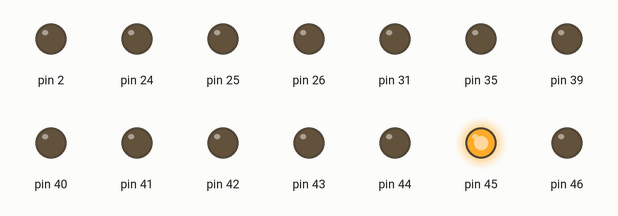
The sketch below on a simulated Arduino Mega 2560, built with avr-gcc and run on an emulated ATmega2560. On the bench: output pins drawn as LEDs (lit = HIGH). Random numbers use the default seed unless the sketch sets one.

Above: at 0.7 s.
At 2.6 s:
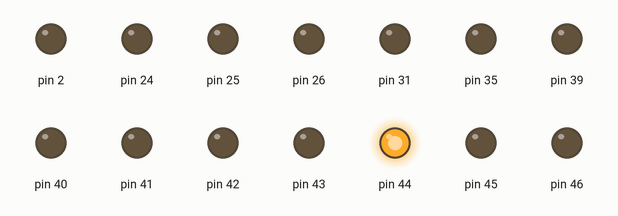
At 5.2 s:
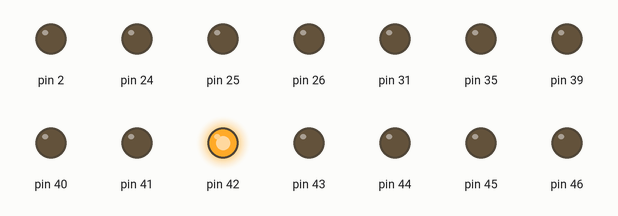
At 6.8 s:
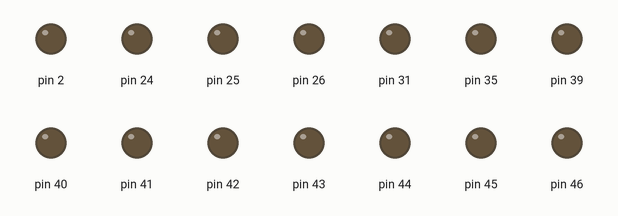
At 21.44 s:
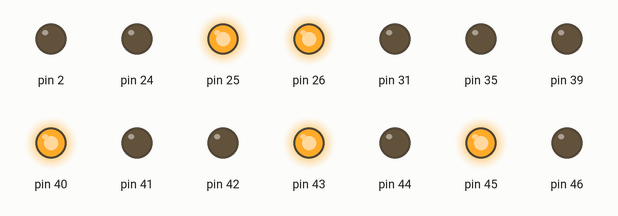
At 38.4 s:
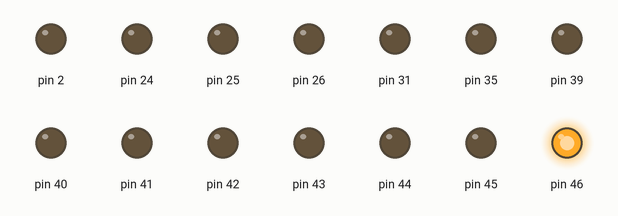
Timing chart, 0 to 40.0 s (numbered marks = the images above):
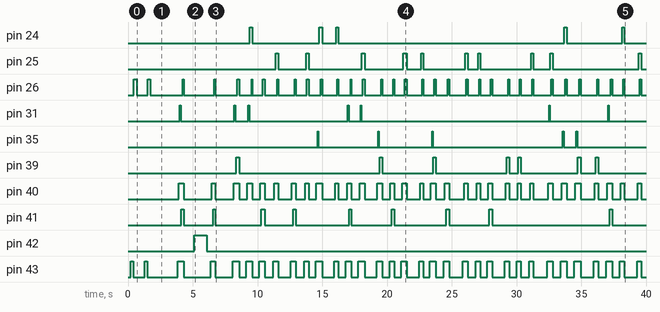

Measured:
- by itself, pin 24: LOW → HIGH at 9.4 s, → LOW 0.20 s later, → HIGH 5.2 s later, → LOW 0.23 s later, … (10 changes in this stretch)
- by itself, pin 25: LOW → HIGH at 11.4 s, → LOW 0.21 s later, → HIGH 2.2 s later, → LOW 0.21 s later, … (20 changes in this stretch)
- by itself, pin 26: LOW → HIGH at 0.46 s, → LOW 0.23 s later, → HIGH 0.83 s later, → LOW 0.22 s later, … (66 changes in this stretch)
- by itself, pin 39: LOW → HIGH at 8.3 s, → LOW 0.25 s later, → HIGH 10.8 s later, → LOW 0.22 s later, … (14 changes in this stretch)
- by itself, pin 40: LOW → HIGH at 3.9 s, → LOW 0.40 s later, → HIGH 2.2 s later, → LOW 0.27 s later, … (62 changes in this stretch)
- by itself, pin 41: LOW → HIGH at 4.1 s, → LOW 0.21 s later, → HIGH 2.3 s later, → LOW 0.18 s later, … (18 changes in this stretch)
- by itself, pin 42: LOW → HIGH at 5.1 s, → LOW 0.96 s later
- by itself, pin 43: LOW → HIGH at 0.20 s, → LOW 0.19 s later, → HIGH 0.92 s later, → LOW 0.17 s later, … (66 changes in this stretch)

The sketch:

NightLoad_Build.ino
```cpp
volatile int state = false; // 매크로 키보드의 구동 미치 정지상태를 저장하는 함수

unsigned button_millis;

void random_delay(long delay_value, int random_value)
{
  delay_value = delay_value + random(-random_value, random_value);
  if(delay_value < 0) return;
  delay(delay_value);
}

void isr()
{
  // debouncing 현상 방지, 0.2초 이내에 버튼이 눌러진 경우
  // 1회 눌러진것으로만 인식시킴
  if( (millis() - button_millis ) < 200 ) return;

  if( state == false )
  {
    state = true;
    digitalWrite(52, HIGH); // 구동중인 경우 LED ON
    digitalWrite(53, LOW);
  }
  else
  {
    state = false;
    digitalWrite(52, LOW);
    digitalWrite(53, HIGH); // 정지중인 경우 LED ON
  }

  button_millis = millis();
}

int fordom, lfordom, rfordom, rcycle, lcycle, tsp, pown, rskill, skill, meso,cycle;

void setup() {

  for(int i = 2; i<=13; i++){
    pinMode(i, OUTPUT);
  }
  for(int j = 22; j<=50; j++){
    pinMode(j, OUTPUT);
  }
  randomSeed(analogRead(0));

  pinMode(51, INPUT_PULLUP); // 버튼
  attachInterrupt(digitalPinToInterrupt(51), isr, RISING); // 버튼을 누를 경우 실행하는 한수를 지정(isr함수)


}

void loop() {
    Build_Flair();

    cycle = random(6, 9);
    for(int j = 0; j <= cycle; j++){
      Left_Down(200,20);
      for(int i = 0; i <= 2; i++){
        Jump_cs();
      }
      Left_Up(200,20);

      Right_Down(200,20);
      for(int i = 0; i <= 2; i++){
        Jump_cs();
      }
      Right_Up(200,20);
    }
}

void Build_Flair(){
    Left_Down(200,20);
    V_Down(200,30);
    V_Up(50,20);
    Z_Down(200,30);
    Z_Up(600,50);
    V_Down(200,30);
    V_Up(50,20);
    Z_Down(200,30);
    Z_Up(600,50);
    Left_Up(200,20);

    F_Down(1000,100);
    F_Up(300,30);

    Jump_cs();
    random_delay(200, 20);

    D_Down(1000,100);
    D_Up(300,30);

    Jump_cs();
    random_delay(600, 60);

    Right_Down(200,20);
    Jump_cs();
    Jump_cs();
    Jump_cs();
    Jump_cs();
    Right_Up(200,20);
}


void Jump_cs(){

  tsp = random(1,7);
  if(tsp == 1){
    V_Down(80,20);
    C_Down(80,20);

    skill = random(1, 7);
    if(skill == 1){
      Ctrl_Down(50,10);
      Ctrl_Up(50,10);
    }else if(skill == 4){
      PageDown_Down(50,10);
      PageDown_Up(50,10);
    }

    X_Down(100,50);
    Z_Down(100,50);
    V_Up(0,0);
    C_Up(0,0);
    X_Up(0,0);
    Z_Up(600,80);

  }else if(tsp == 2){

    V_Down(80,20);
    C_Down(80,20);
    skill = random(1, 7);
    if(skill == 1){
      Ctrl_Down(50,10);
      Ctrl_Up(50,10);
    }else if(skill == 4){
      PageDown_Down(50,10);
      PageDown_Up(50,10);
    }
    X_Down(100,50);
    Z_Down(100,50);
    V_Up(0,0);
    C_Up(0,0);
    X_Up(0,0);
    Z_Up(600,80);

  }else if(tsp == 3){

    V_Down(80,20);
    C_Down(80,20);
    skill = random(1, 7);
    if(skill == 1){
      Ctrl_Down(50,10);
      Ctrl_Up(50,10);
    }else if(skill == 4){
      PageDown_Down(50,10);
      PageDown_Up(50,10);
    }
    PageUp_Down(100,50);
    Z_Down(100,50);
    V_Up(0,0);
    C_Up(0,0);
    PageUp_Up(0,0);
    Z_Up(600,80);

  }else if(tsp == 4){

    V_Down(80,20);
    C_Down(80,20);
    skill = random(1, 7);
    if(skill == 1){
      Ctrl_Down(50,10);
      Ctrl_Up(50,10);
    }else if(skill == 4){
      PageDown_Down(50,10);
      PageDown_Up(50,10);
    }
    Insert_Down(100,50);
    Z_Down(100,50);
    V_Up(0,0);
    C_Up(0,0);
    Insert_Up(0,0);
    Z_Up(600,80);

  }else if(tsp == 5){

    V_Down(80,20);
    C_Down(80,20);
    skill = random(1, 7);
    if(skill == 1){
      Ctrl_Down(50,10);
      Ctrl_Up(50,10);
    }else if(skill == 4){
      PageDown_Down(50,10);
      PageDown_Up(50,10);
    }
    Home_Down(100,50);
    Z_Down(100,50);
    V_Up(0,0);
    C_Up(0,0);
    Home_Up(0,0);
    Z_Up(600,80);

  }else{

    V_Down(80,20);
    C_Down(80,20);
    skill = random(1, 7);
    if(skill == 1){
      Ctrl_Down(50,10);
      Ctrl_Up(50,10);
    }else if(skill == 4){
      PageDown_Down(50,10);
      PageDown_Up(50,10);
    }
    Insert_Down(100,50);
    Z_Down(100,50);
    V_Up(0,0);
    C_Up(0,0);
    Insert_Up(0,0);
    Z_Up(600,80);
  }
}


//##########################
//#########[방향키]##########
//##########################

//========================== "↑"

void Up_Down(int basic, int margin){
  digitalWrite(23, HIGH);
  random_delay(basic, margin);
}
void Up_Up(int basic, int margin){
  digitalWrite(23, LOW);
  random_delay(basic, margin);
}

//========================== "←"

void Left_Down(int basic, int margin){
  digitalWrite(45, HIGH);
  random_delay(basic, margin);
}
void Left_Up(int basic, int margin){
  digitalWrite(45, LOW);
  random_delay(basic, margin);
}

//========================== "↓"

void Down_Down(int basic, int margin){
  digitalWrite(27, HIGH);
  random_delay(basic, margin);
}
void Down_Up(int basic, int margin){
  digitalWrite(27, LOW);
  random_delay(basic, margin);
}

//========================== "→"

void Right_Down(int basic, int margin){
  digitalWrite(46, HIGH);
  random_delay(basic, margin);
}
void Right_Up(int basic, int margin){
  digitalWrite(46, LOW);
  random_delay(basic, margin);
}

//##########################
//#########[특수키]##########
//##########################

//========================== "Insert"

void Insert_Down(int basic, int margin){
  digitalWrite(25, HIGH);
  random_delay(basic, margin);
}
void Insert_Up(int basic, int margin){
  digitalWrite(25, LOW);
  random_delay(basic, margin);
}

//========================== "Home"

void Home_Down(int basic, int margin){
  digitalWrite(24, HIGH);
  random_delay(basic, margin);
}
void Home_Up(int basic, int margin){
  digitalWrite(24, LOW);
  random_delay(basic, margin);
}

//========================== "PageUp"

void PageUp_Down(int basic, int margin){
  digitalWrite(39, HIGH);
  random_delay(basic, margin);
}
void PageUp_Up(int basic, int margin){
  digitalWrite(39, LOW);
  random_delay(basic, margin);
}

//========================== "Delete"

void Delete_Down(int basic, int margin){
  digitalWrite(29, HIGH);
  random_delay(basic, margin);
}
void Delete_Up(int basic, int margin){
  digitalWrite(29, LOW);
  random_delay(basic, margin);
}

//========================== "End"

void End_Down(int basic, int margin){
  digitalWrite(22, HIGH);
  random_delay(basic, margin);
}
void End_Up(int basic, int margin){
  digitalWrite(22, LOW);
  random_delay(basic, margin);
}

//========================== "PageDown"

void PageDown_Down(int basic, int margin){
  digitalWrite(31, HIGH);
  random_delay(basic, margin);
}
void PageDown_Up(int basic, int margin){
  digitalWrite(31, LOW);
  random_delay(basic, margin);
}

//##########################
//########[사이드키]#########
//##########################
//========================== "Ctrl"

void Ctrl_Down(int basic, int margin){
  digitalWrite(35, HIGH);
  random_delay(basic, margin);
}
void Ctrl_Up(int basic, int margin){
  digitalWrite(35, LOW);
  random_delay(basic, margin);
}

//========================== "Alt"

void Alt_Down(int basic, int margin){
  digitalWrite(38, HIGH);
  random_delay(basic, margin);
}
void Alt_Up(int basic, int margin){
  digitalWrite(38, LOW);
  random_delay(basic, margin);
}

//========================== "Shift"

void Shift_Down(int basic, int margin){
  digitalWrite(33, HIGH);
  random_delay(basic, margin);
}
void Shift_Up(int basic, int margin){
  digitalWrite(33, LOW);
  random_delay(basic, margin);
}

//##########################
//##########[3열]###########
//##########################

//========================== "Z"

void Z_Down(int basic, int margin){
  digitalWrite(26, HIGH);
  random_delay(basic, margin);
}
void Z_Up(int basic, int margin){
  digitalWrite(26, LOW);
  random_delay(basic, margin);
}

//========================== "X"

void X_Down(int basic, int margin){
  digitalWrite(41, HIGH);
  random_delay(basic, margin);
}
void X_Up(int basic, int margin){
  digitalWrite(41, LOW);
  random_delay(basic, margin);
}

//========================== "C"

void C_Down(int basic, int margin){
  digitalWrite(40, HIGH);
  random_delay(basic, margin);
}
void C_Up(int basic, int margin){
  digitalWrite(40, LOW);
  random_delay(basic, margin);
}

//========================== "V"

void V_Down(int basic, int margin){
  digitalWrite(43, HIGH);
  random_delay(basic, margin);
}
void V_Up(int basic, int margin){
  digitalWrite(43, LOW);
  random_delay(basic, margin);
}

//##########################
//##########[2열]###########
//##########################

//========================== "A"

void A_Down(int basic, int margin){
  digitalWrite(34, HIGH);
  random_delay(basic, margin);
}
void A_Up(int basic, int margin){
  digitalWrite(34, LOW);
  random_delay(basic, margin);
}

//========================== "S"

void S_Down(int basic, int margin){
  digitalWrite(32, HIGH);
  random_delay(basic, margin);
}
void S_Up(int basic, int margin){
  digitalWrite(32, LOW);
  random_delay(basic, margin);
}

//========================== "D"39

void D_Down(int basic, int margin){
  digitalWrite(42, HIGH);
  random_delay(basic, margin);
}
void D_Up(int basic, int margin){
  digitalWrite(42, LOW);
  random_delay(basic, margin);
}

//========================== "F"40

void F_Down(int basic, int margin){
  digitalWrite(44, HIGH);
  random_delay(basic, margin);
}
void F_Up(int basic, int margin){
  digitalWrite(44, LOW);
  random_delay(basic, margin);
}

//##########################
//##########[1열]###########
//##########################

//========================== "Q"

void Q_Down(int basic, int margin){
  digitalWrite(28, HIGH);
  random_delay(basic, margin);
}
void Q_Up(int basic, int margin){
  digitalWrite(28, LOW);
  random_delay(basic, margin);
}

//========================== "W"

void W_Down(int basic, int margin){
  digitalWrite(37, HIGH);
  random_delay(basic, margin);
}
void W_Up(int basic, int margin){
  digitalWrite(37, LOW);
  random_delay(basic, margin);
}

//========================== "E"

void E_Down(int basic, int margin){
  digitalWrite(36, HIGH);
  random_delay(basic, margin);
}
void E_Up(int basic, int margin){
  digitalWrite(36, LOW);
  random_delay(basic, margin);
}

//========================== "R"

void R_Down(int basic, int margin){
  digitalWrite(30, HIGH);
  random_delay(basic, margin);
}
void R_Up(int basic, int margin){
  digitalWrite(30, LOW);
  random_delay(basic, margin);
}
```
